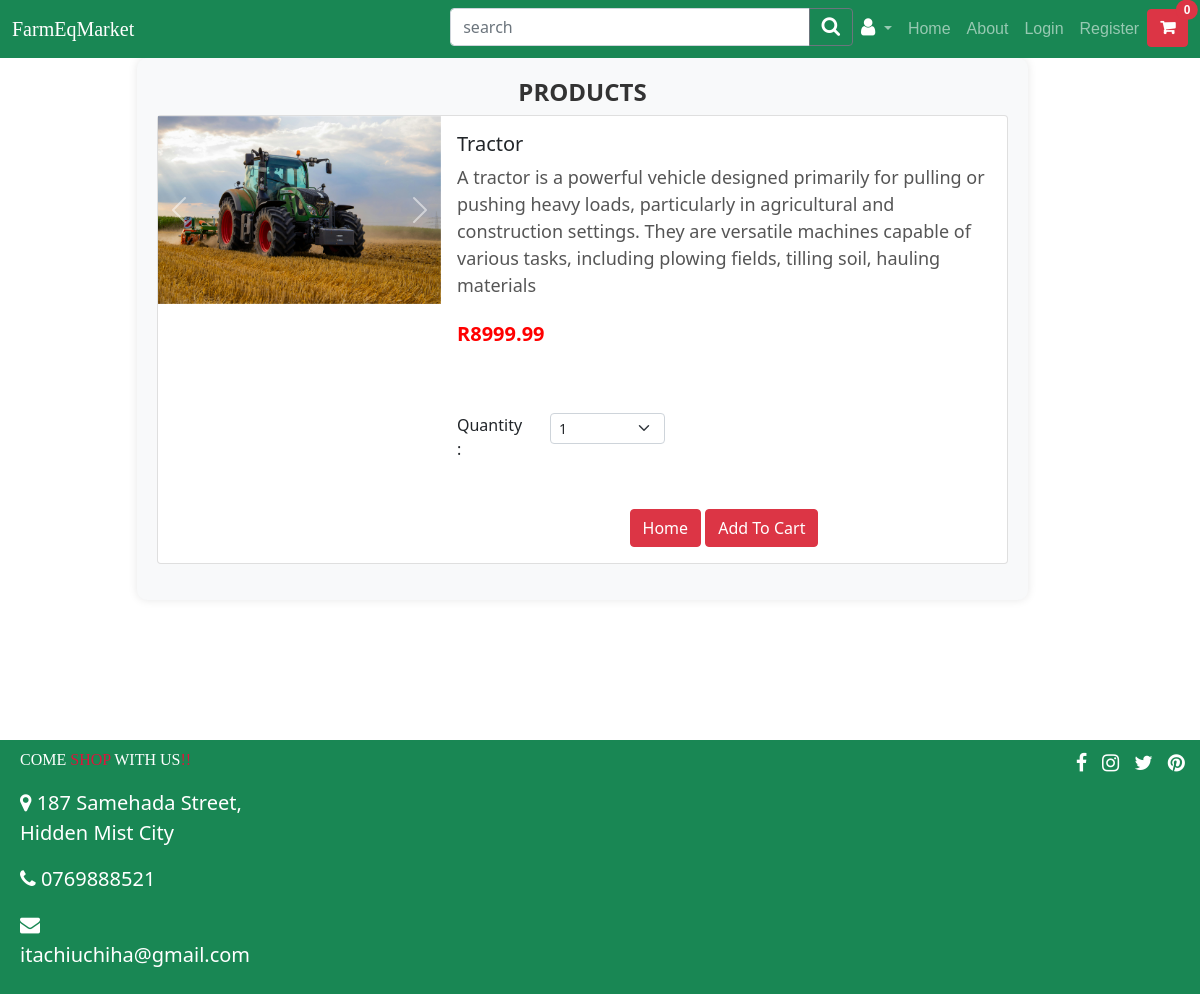
The app's page /product/3 with its own data.
### ecomm/models.py (models this page shows, shortened)
class Product(models.Model):
    image = models.ImageField(upload_to='pics')
    productName = models.CharField(max_length=255)
    price = models.DecimalField(default=0, decimal_places=2, max_digits=6)
    description = models.CharField(max_length=255, default='', blank=True, null=True)
    is_sale = models.BooleanField(default=False)
    sale_price = models.DecimalField(default=0, decimal_places=2, max_digits=6)
    video = models.FileField(upload_to="video/%y")

### ecomm/views.py (the view)
# urls.py: path('product/<int:pk>', views.product, name="product"),
def product(request, pk):
    product = Product.objects.get(id=pk)
    return render(request, 'product.html', {'product': product})#,{'prods': prods})

### cart/cart.py (called while the page is built)
    def __len__(self):
        return len(self.cart)

### cart/context_processors.py (called while the page is built)
def cart(request):
    return {'cart': Cart(request)}

### ecomm/templates/product.html (shortened to what this page needs)
{% extends 'base.html' %}
{% block content %}
<div class="container">
    <div class="row justify-content-center align-items-center">
        <div class="col-md-10">
            <div class="product-container fade-in">
                <h3 class="product-title text-center">PRODUCTS</h3>
                <div class="card mb-3">
                    <div class="row g-0">
                        <div class="col-md-4">
                            <div id="carouselExampleControlsNoTouching" class="carousel slide" data-bs-touch="false" data-bs-interval="false">
                                <div class="carousel-inner">
                                  <div class="carousel-item active">
                                    <img src="{{product.image.url}}" class="d-block w-100" alt="...">
                                  </div>
                                </div>
                                <button class="carousel-control-prev" type="button" data-bs-target="#carouselExampleControlsNoTouching" data-bs-slide="prev">
                                  <span class="carousel-control-prev-icon" aria-hidden="true"></span>
                                </button>
                                <button class="carousel-control-next text-danger" type="button" data-bs-target="#carouselExampleControlsNoTouching" data-bs-slide="next">
                                  <span class="carousel-control-next-icon" aria-hidden="true"></span>
                                </button>
                              </div>
                        </div>
                        <div class="col-md-8">
                            <div class="card-body">
                                <h5 class="card-title">{{product.productName}}</h5>
                                <p class="card-text product-description">{{product.description}}</p>
                                {% if product.is_sale%}
                                <strike><p class="card-text product-price"><strong>Price:R</strong> {{product.price}}</p></strike>
                                <p class="card-text product-price"><strong>Price:R</strong> {{product.sale_price}}</p>
                                {% else %}
                                <p class="card-text product-price">R{{product.price}}</p>
                                {% endif %}
                                <br><br>
                                <div class="row">
                                    <div class="col-md-2">Quantity: </div>
                                    <div class="col-md-3">
                                        <select class="form-select form-select-sm" id="qty-cart">
                                            <option value="1">1</option>
                                        </select>
                                    </div>
                                </div>
                                <br><br>
                                <div class="text-center">
                                    <a href="{% url 'home' %}" class="btn btn-danger">Home</a>
                                    <button type="button" class="btn btn-danger" value="{{product.id}}" id="add-cart">Add To Cart</button>
                                </div>
                            </div>
                        </div>
                    </div>
                </div>
            </div>
        </div>
    </div>
<br> <br>  <br>  <br>  <br>
</div>
{% endblock %}

### ecomm/templates/product.html (style rules this page uses)
.product-container { background-color: #f8f9fa; padding: 20px; border-radius: 10px; box-shadow: 0px 0px 10px rgba(0, 0, 0, 0.1); margin-bottom: 20px; margin-right: 35px; }
.product-title { font-size: 24px; font-weight: bold; color: #333; }
.product-description { font-size: 18px; color: #555; margin-bottom: 20px; }
.product-price { font-size: 20px; font-weight: bold; color: #f00; }
.fade-in { animation: fadeIn 1s ease-in-out; }

### records on screen
Product: image (picture), productName "Tractor", description "A tractor is a powerful vehicle designed primarily for pulling or pushing heavy loads, particularly in agricultural and construction settings. They are versatile machines capable of various tasks, including plowing fields, tilling soil, hauling materials", price "8999.99"

### other values on screen
{{ cart|length }} "0"
